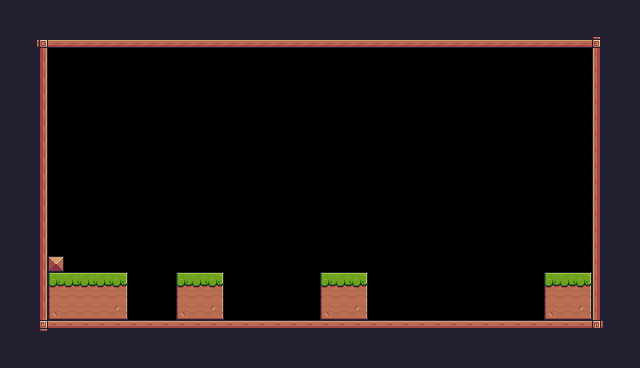

Tiled map render using the project's own tile images. Description and the whole map definition, tile-layer contents included, below:
An orthogonal 40x23 tile map with 16x16 px tiles, 1 tile layer (background) and 1 object (Player).

<map version="1.10" tiledversion="git" orientation="orthogonal" renderorder="right-down" width="40" height="23" tilewidth="16" tileheight="16" infinite="0" nextlayerid="3" nextobjectid="20">
 <tileset firstgid="1" source="pixel adventure.tsx" />
 <layer id="1" name="background" width="40" height="23">
  <data encoding="csv">
24,24,24,24,24,24,24,24,24,24,24,24,24,24,24,24,24,24,24,24,24,24,24,24,24,24,24,24,24,24,24,24,24,24,24,24,24,24,24,24,
24,24,24,24,24,24,24,24,24,24,24,24,24,24,24,24,24,24,24,24,24,24,24,24,24,24,24,24,24,24,24,24,24,24,24,24,24,24,24,24,
24,24,92,134,134,134,134,134,134,134,134,134,134,134,134,134,134,134,134,134,134,134,134,134,134,134,134,134,134,134,134,134,134,134,134,134,134,93,24,24,
24,24,113,0,0,0,0,0,0,0,0,0,0,0,0,0,0,0,0,0,0,0,0,0,0,0,0,0,0,0,0,0,0,0,0,0,0,111,24,24,
24,24,113,0,0,0,0,0,0,0,0,0,0,0,0,0,0,0,0,0,0,0,0,0,0,0,0,0,0,0,0,0,0,0,0,0,0,111,24,24,
24,24,113,0,0,0,0,0,0,0,0,0,0,0,0,0,0,0,0,0,0,0,0,0,0,0,0,0,0,0,0,0,0,0,0,0,0,111,24,24,
24,24,113,0,0,0,0,0,0,0,0,0,0,0,0,0,0,0,0,0,0,0,0,0,0,0,0,0,0,0,0,0,0,0,0,0,0,111,24,24,
24,24,113,0,0,0,0,0,0,0,0,0,0,0,0,0,0,0,0,0,0,0,0,0,0,0,0,0,0,0,0,0,0,0,0,0,0,111,24,24,
24,24,113,0,0,0,0,0,0,0,0,0,0,0,0,0,0,0,0,0,0,0,0,0,0,0,0,0,0,0,0,0,0,0,0,0,0,111,24,24,
24,24,113,0,0,0,0,0,0,0,0,0,0,0,0,0,0,0,0,0,0,0,0,0,0,0,0,0,0,0,0,0,0,0,0,0,0,111,24,24,
24,24,113,0,0,0,0,0,0,0,0,0,0,0,0,0,0,0,0,0,0,0,0,0,0,0,0,0,0,0,0,0,0,0,0,0,0,111,24,24,
24,24,113,0,0,0,0,0,0,0,0,0,0,0,0,0,0,0,0,0,0,0,0,0,0,0,0,0,0,0,0,0,0,0,0,0,0,111,24,24,
24,24,113,0,0,0,0,0,0,0,0,0,0,0,0,0,0,0,0,0,0,0,0,0,0,0,0,0,0,0,0,0,0,0,0,0,0,111,24,24,
24,24,113,0,0,0,0,0,0,0,0,0,0,0,0,0,0,0,0,0,0,0,0,0,0,0,0,0,0,0,0,0,0,0,0,0,0,111,24,24,
24,24,113,0,0,0,0,0,0,0,0,0,0,0,0,0,0,0,0,0,0,0,0,0,0,0,0,0,0,0,0,0,0,0,0,0,0,111,24,24,
24,24,113,0,0,0,0,0,0,0,0,0,0,0,0,0,0,0,0,0,0,0,0,0,0,0,0,0,0,0,0,0,0,0,0,0,0,111,24,24,
24,24,113,35,0,0,0,0,0,0,0,0,0,0,0,0,0,0,0,0,0,0,0,0,0,0,0,0,0,0,0,0,0,0,0,0,0,111,24,24,
24,24,113,7,8,8,8,9,0,0,0,7,8,9,0,0,0,0,0,0,7,8,9,0,0,0,0,0,0,0,0,0,0,0,7,8,9,111,24,24,
24,24,113,29,30,30,30,31,0,0,0,29,30,31,0,0,0,0,0,0,29,30,31,0,0,0,0,0,0,0,0,0,0,0,29,30,31,111,24,24,
24,24,113,51,52,52,52,53,0,0,0,51,52,53,0,0,0,0,0,0,51,52,53,0,0,0,0,0,0,0,0,0,0,0,51,52,53,111,24,24,
24,24,114,90,90,90,90,90,90,90,90,90,90,90,90,90,90,90,90,90,90,90,90,90,90,90,90,90,90,90,90,90,90,90,90,90,90,115,24,24,
24,24,24,24,24,24,24,24,24,24,24,24,24,24,24,24,24,24,24,24,24,24,24,24,24,24,24,24,24,24,24,24,24,24,24,24,24,24,24,24,
24,24,24,24,24,24,24,24,24,24,24,24,24,24,24,24,24,24,24,24,24,24,24,24,24,24,24,24,24,24,24,24,24,24,24,24,24,24,24,24
</data>
 </layer>
 <objectgroup id="2" name="Spawnpoint">
  <object id="19" name="Player" type="Player" x="64.3333" y="240" width="32" height="32" />
 </objectgroup>
</map>
